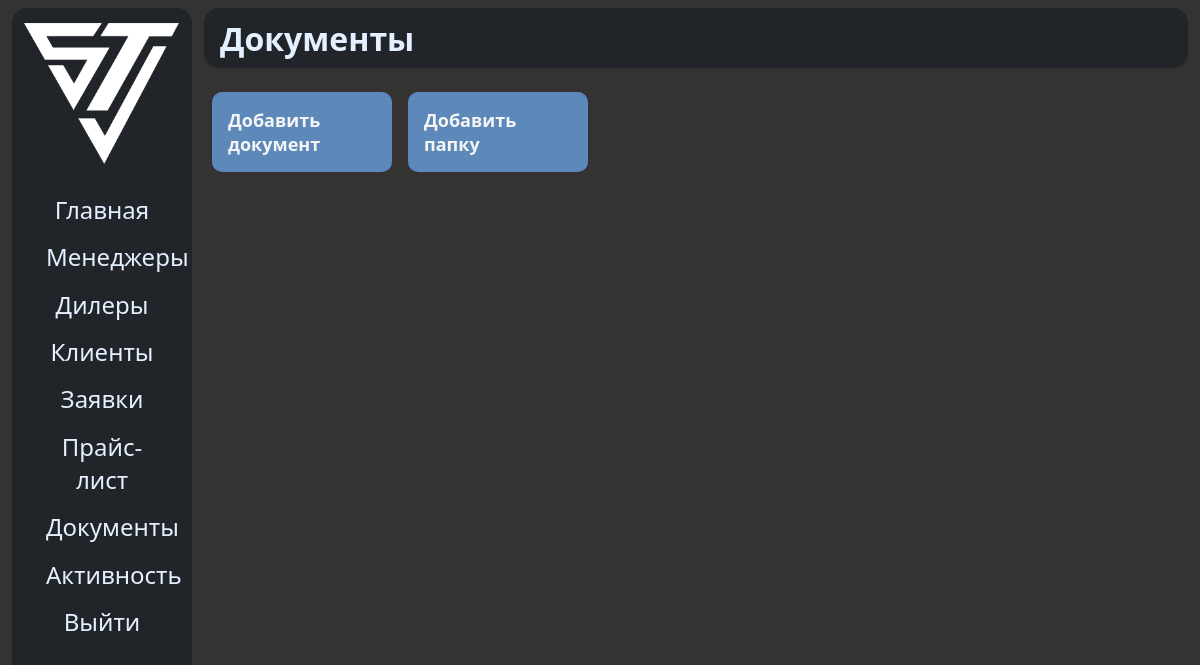
Page /files on the earlier database version.
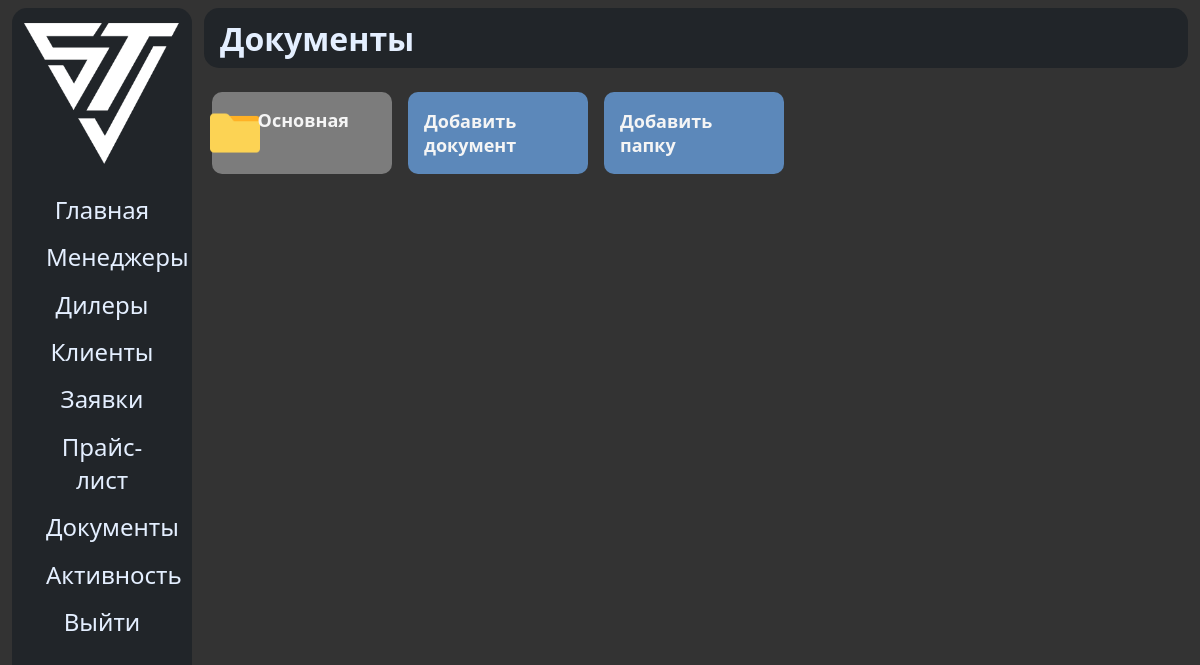
Same page on the later database version.
### sinotruk/models.py (models this page shows)
class Folder(models.Model):
	name = models.CharField(verbose_name="Папка", max_length=150, unique=True)
	class Meta:
		verbose_name = 'Папка'
		verbose_name_plural = 'Папки'

### sinotruk/views.py (the view)
# urls.py: path('files', files),
def files(request):
	folders = Folder.objects.all()
	files_ = Document.objects.filter(folder=None)
	print(folders, files_)
	return render(request, 'main/files.html', {
		'files': files_,
		'folders': folders,
		'files_count': files_.count(),
		'folders_count': folders.count()
	})

### templates/main/files.html (shortened to what this page needs)
{% extends 'main/base.html' %}
{% load static %}
{% block navbar %}
    <h1>Документы</h1>
{% endblock %}
{% block content %}
    <div class="files-block">
        {% if folders_count > 0 %}
            {% for folder in folders %}
                <a class="doc" href="/folders/{{ folder.id }}">
                    <div class="doc-image">
                        <img src="{% static 'imgs/folder.png' %}" alt="">
                    </div>
                    <div class="doc-title">
                        {{ folder.name }}
                    </div>
                </a>
            {% endfor %}
        {% endif %}
        <a class="doc-additional" href="/files/add">
            <div class="doc-title">
                Добавить документ
            </div>
        </a>
        <a class="doc-additional" href="/folders/add">
            <div class="doc-title">
                Добавить папку
            </div>
        </a>
    </div>
{% endblock %}

Differences in the rows shown:
added Folder: name "Основная"
